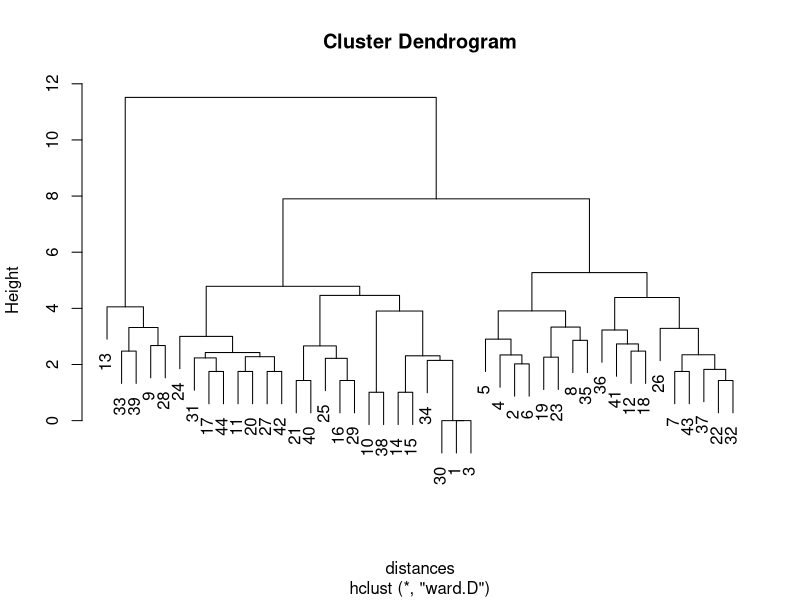

Generate this figure with R:
## ---- chunk 1
# Setup data.
makes = read.csv("makematrix_binary_55_percent.csv", header = TRUE)
str(makes)

colnames(makes) = c('MakeName', 'McLaren', 'Maserati', 'MINI', 'Chevrolet', 'Porsche', 'Acura', 'Mercedes-Benz', 'Ford', 'Genesis', 'Smart', 'Dodge', 'Scion', 'Rolls-Royce', 'Cadillac', 'Honda', 'Hyundai', 'Volkswagen', 'Mazda', 'Jeep', 'Infiniti', 'Land Rover', 'Kia', 'Mitsubishi', 'BMW', 'FIAT', 'Lincoln', 'Lamborghini', 'Jaguar', 'GMC', 'Toyota', 'Nissan', 'Aston Martin', 'Volvo', 'Ferrari', 'Chrysler', 'Bentley', 'Tesla', 'Ram', 'Alfa Romeo', 'Subaru', 'Buick', 'Lexus', 'Audi')
str(makes)
## ---- chunk 2
# Remove columns
# makes$MakeName = NULL
# Remove duplicates
makes = unique(makes)
str(makes)
## ---- chunk 3
distances = dist(makes, method = "euclidean")
# For dendrogram
clusterMovies = hclust(distances, method = "ward")
plot(clusterMovies)
## ---- chunk 4
# 10 clusters, and average value for each cluster.
clusterGroups = cutree(clusterMovies, k = 11)
# Mean of each cluster, of which are "Action""
tapply(makes$Honda, clusterGroups, mean)
tapply(makes$Toyota, clusterGroups, mean)
tapply(makes$BMW, clusterGroups, mean)
## ---- chunk 5
# Find the cluster that a movie has fallen in.
# This gives us the row number.
subset(makes, MakeName == "Porsche")
# Which clusterGroup is movie n in?
clusterGroups[5]
cluster2 = subset(makes, clusterGroups == 2)
head(cluster2)
## ---- chunk 6
# Find the cluster that a movie has fallen in.
# This gives us the row number.
subset(makes, MakeName == "Honda")
# Which clusterGroup is movie n in?
clusterGroups[15]
cluster7 = subset(makes, clusterGroups == 1)
head(cluster7)
## ---- chunk 7
# Find the cluster that a movie has fallen in.
# This gives us the row number.
subset(makes, MakeName == "BMW")
# Which clusterGroup is movie n in?
clusterGroups[24]
cluster2 = subset(makes, clusterGroups == 7)
cluster2
## ---- chunk 8
# Find the cluster that a movie has fallen in.
# This gives us the row number.
subset(makes, MakeName == "GMC")
# Which clusterGroup is movie n in?
clusterGroups[29]
cluster2 = subset(makes, clusterGroups == 10)
head(cluster2)
## ---- chunk 9
# Find the cluster that a movie has fallen in.
# This gives us the row number.
subset(makes, MakeName == "Volvo")
# Which clusterGroup is movie n in?
clusterGroups[33]
cluster2 = subset(makes, clusterGroups == 5)
head(cluster2)
## ---- chunk 10
# Find the cluster that a movie has fallen in.
# This gives us the row number.
subset(makes, MakeName == "Mercedes-Benz")
# Which clusterGroup is movie n in?
clusterGroups[7]
cluster2 = subset(makes, clusterGroups == 3)
head(cluster2)
## ---- chunk 11
# scion, jeep, mazda
subset(makes, MakeName == "Scion")
# Which clusterGroup is movie n in?
clusterGroups[12]
cluster2 = subset(makes, clusterGroups == 8)
head(cluster2)
## ---- chunk 12
subset(makes, MakeName == "Jeep")
# Which clusterGroup is movie n in?
clusterGroups[19]
cluster2 = subset(makes, clusterGroups == 11)
head(cluster2)
## ---- chunk 13
subset(makes, MakeName == "Mazda")
# Which clusterGroup is movie n in?
clusterGroups[18]
cluster2 = subset(makes, clusterGroups == 8)
head(cluster2)
## ---- chunk 14
# Lincoln
subset(makes, MakeName == "Lincoln")
# Which clusterGroup is movie n in?
clusterGroups[26]
cluster2 = subset(makes, clusterGroups == 3)
head(cluster2)
## ---- chunk 15
# Lamborghini
subset(makes, MakeName == "Lamborghini")
# Which clusterGroup is movie n in?
clusterGroups[27]
cluster2 = subset(makes, clusterGroups == 7)
head(cluster2)
